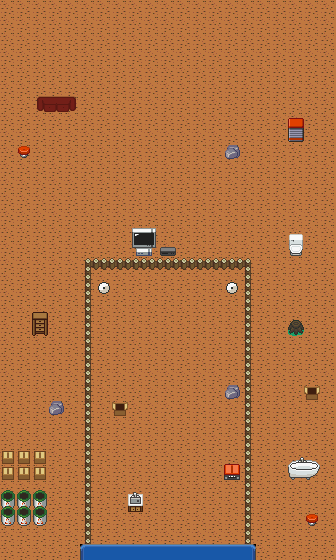

A level layout from a 2D game, rendered from its tile map. Below: a short description, then the map file with tile-grid data replaced by summaries:
An orthogonal 21x35 tile map with 16x16 px tiles, 4 tile layers (Tile Layer 1, Tile Layer 2, Tile Layer 3, Above Player), 6 tilesets and 40 objects (21x collision, 19x event).

<map version="1.0" orientation="orthogonal" renderorder="right-down" width="21" height="35" tilewidth="16" tileheight="16" nextobjectid="46">
 <tileset firstgid="1" name="KelvinShadewing_Terrain" tilewidth="16" tileheight="16" tilecount="285" columns="19">
  <image source="../gfx/tilesets/KelvinShadewing_Terrain.png" width="304" height="240" />
 </tileset>
 <tileset firstgid="286" name="setPiecesTSR" tilewidth="16" tileheight="16" tilecount="1312" columns="41">
  <image source="../gfx/tilesets/setPiecesTSR.png" width="671" height="512" />
 </tileset>
 <tileset firstgid="1598" name="floorsandwalls" tilewidth="16" tileheight="16" tilecount="88" columns="11">
  <image source="../gfx/tilesets/floorsandwalls.png" width="176" height="128" />
 </tileset>
 <tileset firstgid="1686" name="furniture" tilewidth="16" tileheight="16" tilecount="72" columns="12">
  <image source="../gfx/tilesets/furniture.png" width="192" height="96" />
 </tileset>
 <tileset firstgid="1758" name="items" tilewidth="16" tileheight="16" tilecount="100" columns="10">
  <image source="../gfx/tilesets/items.png" width="160" height="160" />
 </tileset>
 <tileset firstgid="1858" name="KelvinShadewing_Buildings" tilewidth="16" tileheight="16" tilecount="500" columns="20">
  <image source="../gfx/tilesets/KelvinShadewing_Buildings.png" width="320" height="400" />
 </tileset>
 <layer name="Tile Layer 1" width="21" height="35">
  <data>[735 cells, 735 non-empty, 7 distinct tile ids]</data>
 </layer>
 <layer name="Tile Layer 2" width="21" height="35">
  <data>[735 cells, 98 non-empty, 32 distinct tile ids]</data>
 </layer>
 <layer name="Tile Layer 3" width="21" height="35">
  <data>[735 cells, 6 non-empty, 1 distinct tile ids]</data>
 </layer>
 <layer name="Above Player" width="21" height="35">
  <data>[735 cells, 2 non-empty, 2 distinct tile ids]</data>
 </layer>
 <objectgroup color="#ff0000" name="Collision">
  <object id="1" type="collision" x="32" y="96" width="48" height="16" />
  <object id="2" type="collision" x="16" y="144" width="16" height="16" />
  <object id="3" type="collision" x="128" y="224" width="48" height="32" />
  <object id="4" type="collision" x="224" y="144" width="16" height="16" />
  <object id="5" type="collision" x="288" y="112" width="16" height="32" />
  <object id="6" type="collision" x="288" y="224" width="16" height="32" />
  <object id="7" type="collision" x="288" y="320" width="16" height="16" />
  <object id="8" type="collision" x="224" y="384" width="16" height="16" />
  <object id="9" type="collision" x="32" y="304" width="16" height="32" />
  <object id="10" type="collision" x="48" y="400" width="16" height="16" />
  <object id="12" type="collision" x="0" y="448" width="48" height="80" />
  <object id="13" type="collision" x="288" y="464" width="32" height="16" />
  <object id="14" type="collision" x="304" y="384" width="16" height="16" />
  <object id="17" type="collision" x="240" y="256" width="16" height="288" />
  <object id="19" type="collision" x="80" y="256" width="16" height="288" />
  <object id="20" type="collision" x="96" y="256" width="144" height="16" />
  <object id="21" type="collision" x="112" y="400" width="16" height="16" />
  <object id="22" type="collision" x="128" y="496" width="16" height="16" />
  <object id="23" type="collision" x="96" y="272" width="16" height="16" />
  <object id="24" type="collision" x="224" y="272" width="16" height="16" />
  <object id="25" type="event" x="224" y="272" width="16" height="16">
   <properties>
    <property name="act1" value="add_monster txmn_fruitera,10" />
    <property name="act2" value="set_variable got_Fruitera:true" />
    <property name="act3" value="dialog ${{name}}: I got a Fruitera!" />
    <property name="act4" value="set_variable got_first_tuxemon:true" />
    <property name="cond1" value="is player_facing_tile" />
    <property name="cond2" value="is button_pressed K_RETURN" />
    <property name="cond3" value="not variable_set got_first_tuxemon:true" />
    <property name="cond4" value="is variable_set maple_bedroom1:true" />
   </properties>
  </object>
  <object id="26" type="event" x="96" y="272" width="16" height="16">
   <properties>
    <property name="act1" value="add_monster txmn_bamboon,10" />
    <property name="act2" value="set_variable got_Bamboon:true" />
    <property name="act3" value="dialog ${{name}}: I got a Bamboon!" />
    <property name="act4" value="set_variable got_first_tuxemon:true" />
    <property name="cond1" value="is player_facing_tile" />
    <property name="cond2" value="is button_pressed K_RETURN" />
    <property name="cond3" value="not variable_set got_first_tuxemon:true" />
    <property name="cond4" value="is variable_set maple_bedroom1:true" />
   </properties>
  </object>
  <object id="27" type="collision" x="224" y="464" width="16" height="16" />
 </objectgroup>
 <objectgroup color="#ffff00" name="Events">
  <!-- 17 objects omitted --></objectgroup>
</map>
<!-- 17 of 40 objects omitted -->
